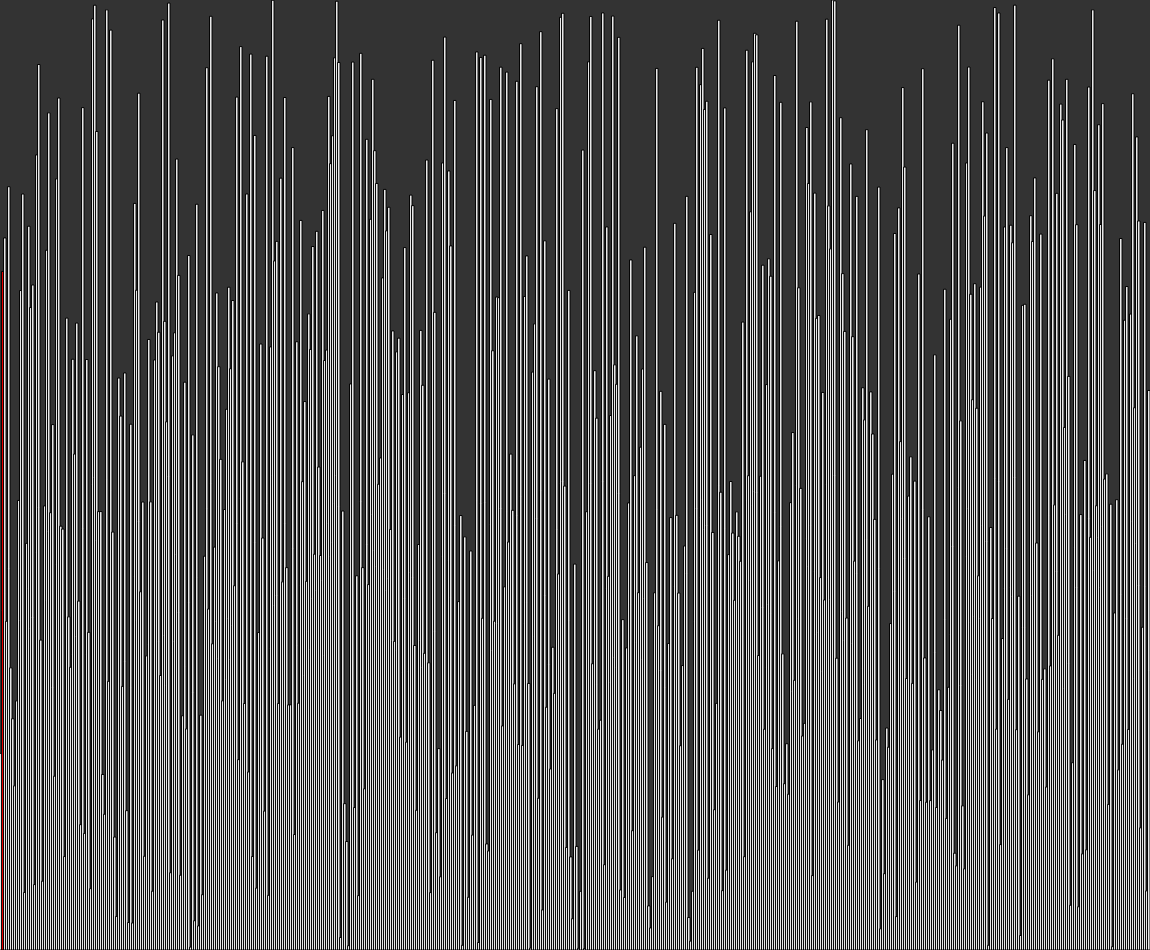
Frame 1 (no input)
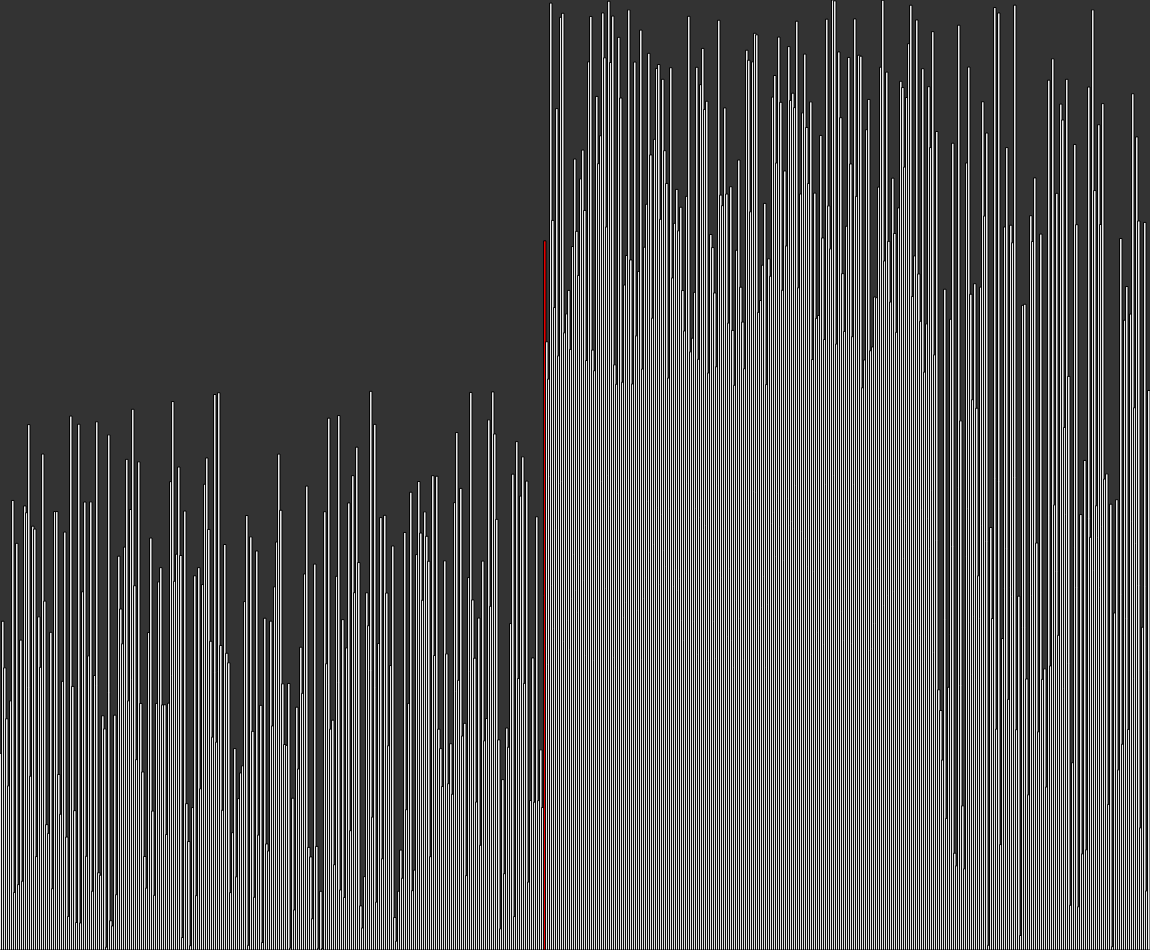
Frame 60 (no input)
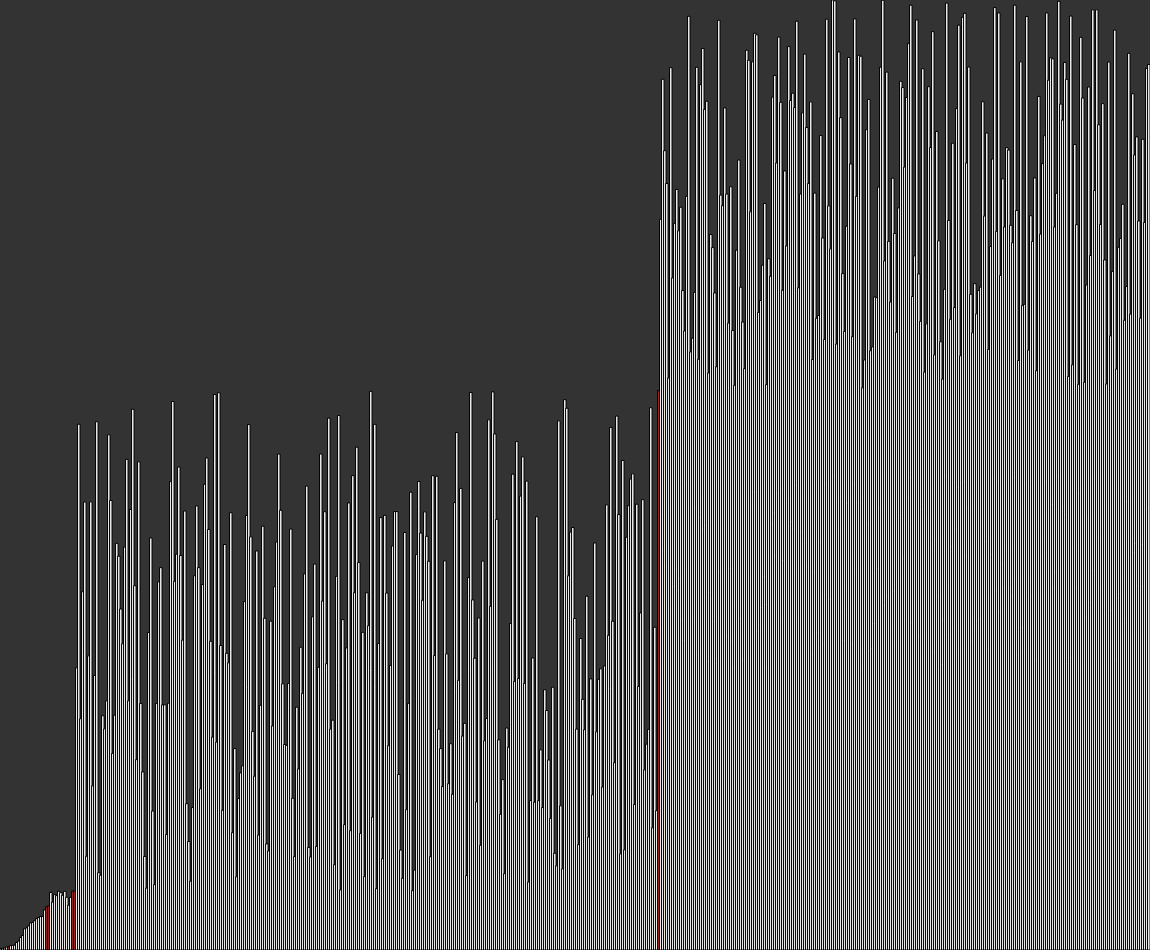
Frame 120 (the mouse pressed at the canvas centre since frame 60)

The p5.js sketch that drew these frames (run headless with seeded random() and noise() and a simulated clock; from frame 60 on, the mouse is pressed at the canvas centre):

// p5.js sketch
// ── sketch.js


let values = [];

let i = 0;
let j = 0;
let w = 2;

let pivots = [];

function setup() {
  createCanvas(windowWidth-50, windowHeight-50);
  values = new Array(width/ w);
  for (let i = 0; i < values.length; i++) {
    values[i] = random(height);
  }
 quickSort(values,0,values.length -1);
}

async function quickSort(arr, start, end) {
  if( start >= end) {
    return;
  }
  let index = await partition(arr, start, end);
  await quickSort(arr, start, index -1);
  await quickSort(arr, index+1, end);
  
  pivots.splice(pivots.indexOf(index),1);
}

async function partition(arr,start, end){
  let pivotIndex = start;
  pivots.push(pivotIndex);

  let pivotValue = arr[end];
  for(let i= start; i< end; i++){
    if(arr[i] < pivotValue){
      await swap(arr, i, pivotIndex);
      pivots.splice(pivots.indexOf(pivotIndex),1);
      pivotIndex++;
      pivots.push(pivotIndex);
    }
  }
  await swap(arr, pivotIndex, end);
  return pivotIndex;
}

function draw() {
  background(51);

  for (let i = 0; i < values.length; i++) {
    stroke(0);
    fill(255);

    if(pivots.indexOf(i) > -1 ){
      fill(255,0,0);
    }

    rect( i * w, height - values[i], w, values[i]);
  }
}

async function swap(arr, a, b) {
  await sleep(5);

  let temp = arr[a];
  arr[a] = arr[b];
  arr[b] = temp;
}

function sleep(ms) {
  return new Promise(resolve => setTimeout(resolve,ms));
}
